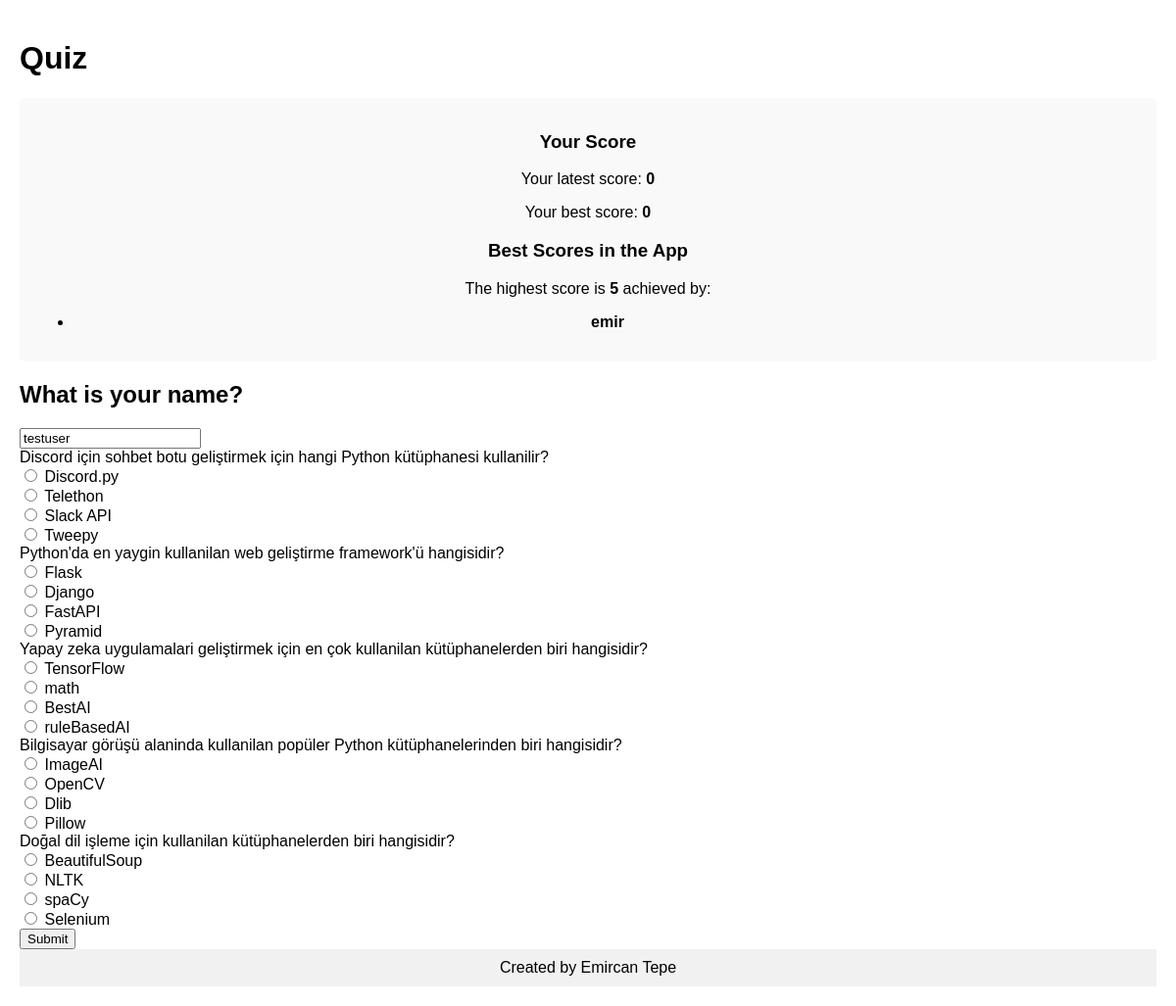
Page /quiz/testuser on the earlier database version.
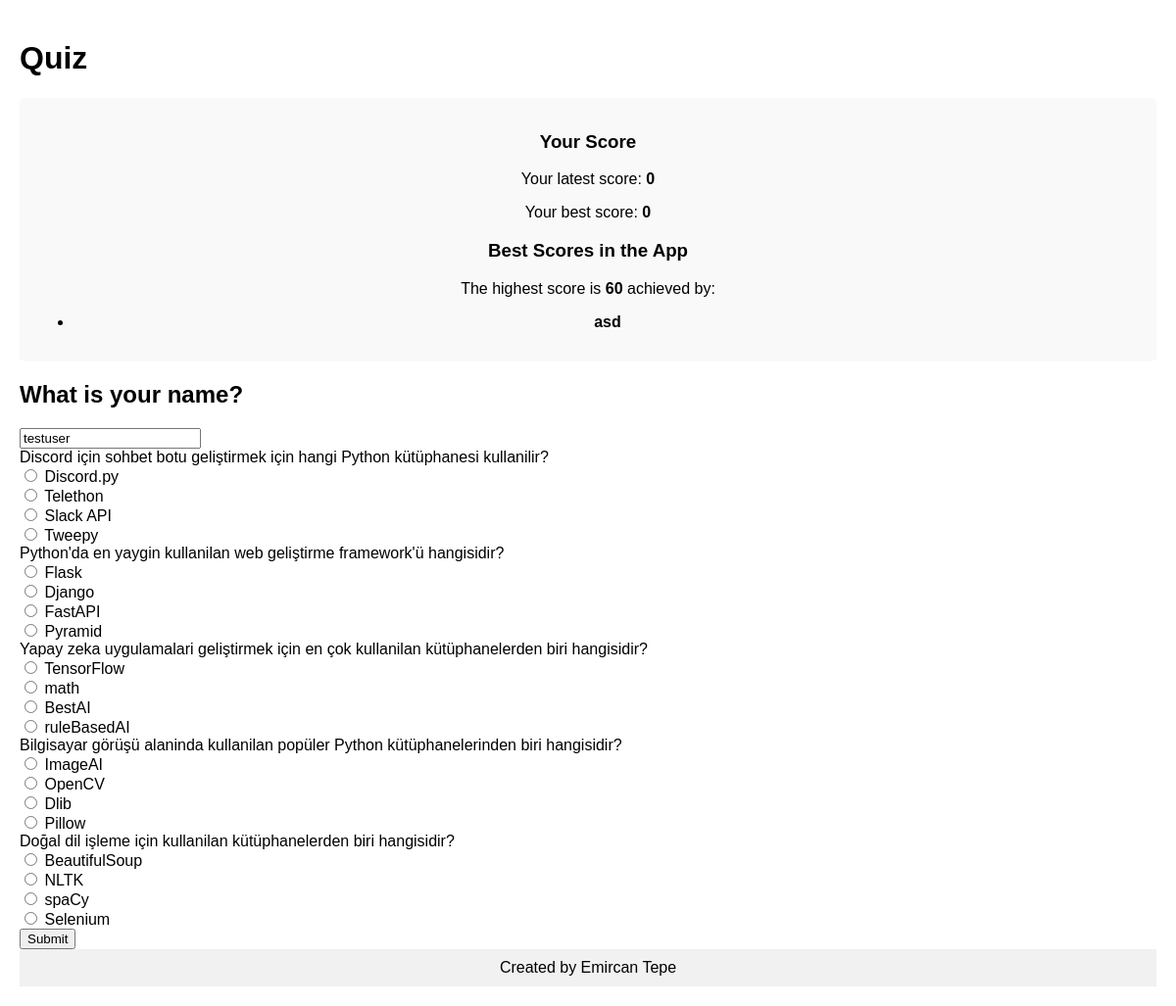
Same page on the later database version.
### models.py (models this page shows)
class User(db.Model):
    id = db.Column(db.Integer, primary_key=True)
    username = db.Column(db.String(100), unique=True, nullable=False)
    latest_score = db.Column(db.Integer)
    best_score = db.Column(db.Integer)

### app.py (the view, shortened to what this page needs)
@app.route('/quiz/<username>', methods=['GET', 'POST'])
def quiz(username):
    user = UserService.get_user_by_username(username)
    if not user:
        return redirect(url_for('start_quiz'))
    quiz = QuizService.get_first_quiz()
    quiz_questions = QuizService.get_quiz_questions(quiz.id)
    best_users = QuizService.get_best_users()
    highest_score = max(user.best_score for user in best_users) if best_users else 0
    highest_scorers = [user.username for user in best_users if user.best_score == highest_score]
    return render_template(
        'quiz.html',
        username=username,
        quiz_questions=quiz_questions,
        latest_score=user.latest_score,
        best_score=user.best_score,
        highest_score=highest_score,
        highest_scorers=highest_scorers
    )

### app.py (called while the page is built)
    @staticmethod
    def get_first_quiz():
        return Quiz.query.first()

    @staticmethod
    def get_quiz_questions(quiz_id):
        return QuizQuestion.query.filter_by(quiz_id=quiz_id).all()

    @staticmethod
    def get_best_users():
        highest_score = db.session.query(db.func.max(User.best_score)).scalar()
        return User.query.filter_by(best_score=highest_score).all() if highest_score else []

    @staticmethod
    def get_user_by_username(username):
        return User.query.filter_by(username=username).first()

### templates/quiz.html (shortened to what this page needs)
<!DOCTYPE html>
<html>
<head>
</head>
<body>
    <div class="container">
        <h1>Quiz</h1>
        <div class="score-box">
            <h3>Your Score</h3>
            <p>Your latest score: <strong>{{ latest_score }}</strong></p>
            <p>Your best score: <strong>{{ best_score }}</strong></p>
            <h3>Best Scores in the App</h3>
            <p>The highest score is <strong>{{ highest_score }}</strong> achieved by:</p>
            <ul>
                {% for scorer in highest_scorers %}
                    <li><strong>{{ scorer }}</strong></li>
                {% endfor %}
            </ul>
        </div>
        <form action="{{ url_for('quiz', username=username) }}" method="POST" onsubmit="return validateQuizForm()">
            <h2>What is your name?</h2>
            <input type="text" name="username" id="username" value="{{ username }}" readonly>
            {% for quiz_question in quiz_questions %}
                <div class="question">
                    <label>{{ quiz_question.question.text }}</label>
                    <div>
                        <input type="radio" name="question_{{ quiz_question.question.id }}" value="1"> {{ quiz_question.question.option1.text }}<br>
                        <input type="radio" name="question_{{ quiz_question.question.id }}" value="2"> {{ quiz_question.question.option2.text }}<br>
                        <input type="radio" name="question_{{ quiz_question.question.id }}" value="3"> {{ quiz_question.question.option3.text }}<br>
                        <input type="radio" name="question_{{ quiz_question.question.id }}" value="4"> {{ quiz_question.question.option4.text }}<br>
                    </div>
                </div>
            {% endfor %}
            <button type="submit">Submit</button>
        </form>
    </div>
    <footer>
        Created by Emircan Tepe
    </footer>
</body>
</html>

Differences in the rows shown:
changed User: username "emir" → "asd"
Other differences:
{{ highest_score }}: "5" → "60"
